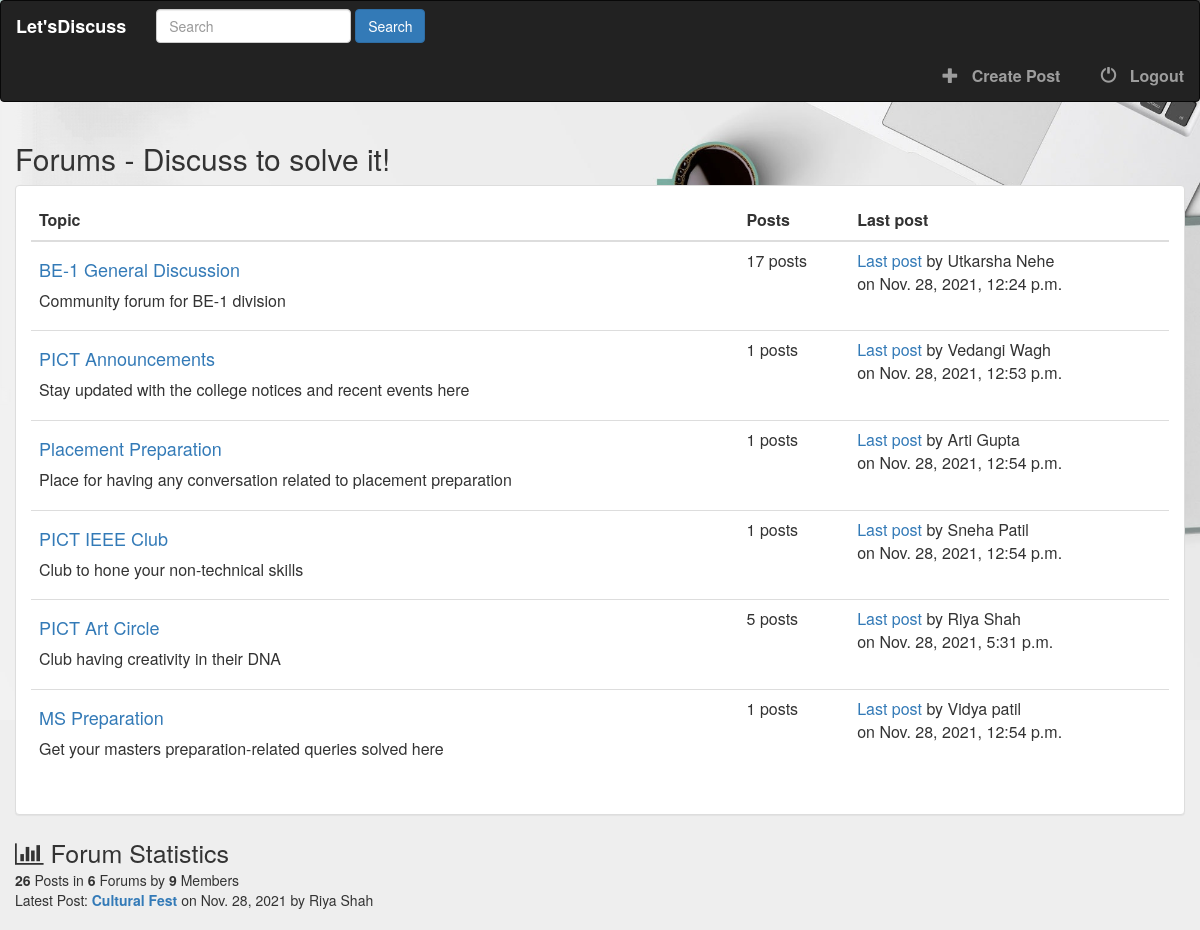
The app's page / (signed in) with its own data.
### online_forum/models.py (models this page shows, shortened)
class Category(models.Model):
    title = models.CharField(max_length=100)
    slug = models.SlugField(max_length=200, unique=True, blank=True)
    description = models.TextField(default="Description")
    class Meta:
        verbose_name_plural = "Categories"
    def get_url(self):
        return reverse("posts", kwargs={
            'slug': self.slug
        })
    @property
    def number_of_posts(self):
        return Post.objects.filter(categories=self).count()
    @property
    def last_post(self):
        return Post.objects.filter(categories=self).latest('timestamp')

class Post(models.Model):
    title = models.CharField(max_length=1000)
    slug = models.SlugField(max_length=1500, unique=True, blank=True)
    author = models.ForeignKey(Author, on_delete=models.CASCADE)
    content = HTMLField()
    categories = models.ManyToManyField(Category)
    timestamp = models.DateTimeField(auto_now_add=True)
    approved = models.BooleanField(default=False)
    hit_count_generic = GenericRelation(HitCount, object_id_field='object_pk',
                                        related_query_name='hit_count_generic_relation')
    tags = TaggableManager()
    comments = models.ManyToManyField(Comment, blank=True)
    closed = models.BooleanField(default=False)
    state = models.CharField(max_length=40, default='zero')
    def get_url(self):
        return reverse("post-detail", kwargs={
            'slug': self.slug
        })

class Author(models.Model):
    user = models.ForeignKey(User, on_delete=models.CASCADE)
    full_name = models.CharField(max_length=255, blank=True)
    slug = models.SlugField(max_length=512, unique=True, blank=True)
    bio = HTMLField()
    points = models.IntegerField(default=0)
    profile_pic = ResizedImageField(size=[50, 80], quality=100, upload_to='authors', default=None, blank=False)

### online_forum/views.py (the view)
# urls.py: path('', views.index, name='index'),
def index(request):
    forums = Category.objects.all()
    number_of_posts = Post.objects.all().count()
    number_of_users = User.objects.all().count()
    number_of_forums = forums.count()
    try:
        last_post = Post.objects.latest("timestamp")
    except:
        last_post = []
    context = {
        'forums': forums,
        'number_of_posts': number_of_posts,
        'number_of_users': number_of_users,
        'number_of_forums': number_of_forums,
        'last_post': last_post,
        'title': 'Forum App'
    }
    return render(request, 'index.html', context)

### online_forum/context_processors.py (called while the page is built, shortened)
def search(request):
    search_context = {}
    posts = Post.objects.all()
    return search_context

### templates/index.html
{% extends 'base.html' %}
{% block content %}
    <div class="container">
        <div class="row">
            {% if forums %}
                <h2>Forums - Discuss to solve it!</h2>
                <div class="panel panel-default">
                    <div class="panel-body">
                        <table class="table">
                            <thead>
                                <tr>
                                    <th>Topic</th>
                                    <th>Posts</th>
                                    <th>Last post</th>
                                </tr>
                            </thead>
                            <tbody>
                            {% for forum in forums %}
                                <tr>
                                    <td>
                                        <h4><a href="{{ forum.get_url }}">{{ forum.title }}</a></h4>
                                        <p>{{ forum.description }}</p>
                                    </td>
                                    <td>
                                        <span>{{ forum.number_of_posts }} posts</span>
                                    </td>
                                    <td>
                                        {% if forum.last_post %}
                                            <a href="{{ forum.last_post.get_url }}">Last post</a>
                                            by {{ forum.last_post.author.full_name }}
                                            <br/>
                                            on {{ forum.last_post.timestamp }}
                                        {% else %}
                                        <p>None</p>
                                        {% endif %}
                                    </td>
                                </tr>
                            {% endfor %}
                            </tbody>
                        </table>
                    </div>
                </div>
            {% else %}
                <h2>No forums found</h2>
            {% endif %}
        </div>
    <div class="row">
        <span style="font-size: 25px;">
            <i class="fa fa-bar-chart"></i>
            Forum Statistics
        </span>
        <div>
            <span>
                <b>{{ number_of_posts }}</b> Posts in
                <b>{{ number_of_forums }}</b> Forums by
                <b>{{ number_of_users }}</b> Members
            </span>
            <br/>
            <span>
                Latest Post:
                <b>
                    <a href="{{ last_post.get_url }}">
                        {{ last_post.title }}
                    </a>
                </b>
                on {{ last_post.timestamp|date }} by {{ last_post.author.full_name|title }}
            </span>
        </div>
    </div>
</div>
<br/>
{% endblock content %}

### static/style.css (style rules this page uses)
body { background: white url('images/bg6.jpg'); background-size: 100%; background-repeat:no-repeat; }
* { margin: 0; padding: 0; -webkit-box-sizing: border-box; -moz-box-sizing: border-box; box-sizing: border-box; }

### records on screen
Category: title "BE-1 General Discussion", description "Community forum for BE-1 division", number_of_posts "17", last_post.author.full_name "Utkarsha Nehe", last_post.timestamp "Nov. 28, 2021, 12:24 p.m."
Category: title "PICT Announcements", description "Stay updated with the college notices and recent events here", number_of_posts "1", last_post.author.full_name "Vedangi Wagh", last_post.timestamp "Nov. 28, 2021, 12:53 p.m."
Category: title "Placement Preparation", description "Place for having any conversation related to placement preparation", number_of_posts "1", last_post.author.full_name "Arti Gupta", last_post.timestamp "Nov. 28, 2021, 12:54 p.m."
Category: title "PICT IEEE Club", description "Club to hone your non-technical skills", number_of_posts "1", last_post.author.full_name "Sneha Patil", last_post.timestamp "Nov. 28, 2021, 12:54 p.m."
Category: title "PICT Art Circle", description "Club having creativity in their DNA", number_of_posts "5", last_post.author.full_name "Riya Shah", last_post.timestamp "Nov. 28, 2021, 5:31 p.m."
Category: title "MS Preparation", description "Get your masters preparation-related queries solved here", number_of_posts "1", last_post.author.full_name "Vidya patil", last_post.timestamp "Nov. 28, 2021, 12:54 p.m."
Post: title "Cultural Fest", timestamp "Nov. 28, 2021", author.full_name "Riya Shah"

### other values on screen
{{ number_of_posts }} "26"
{{ number_of_forums }} "6"
{{ number_of_users }} "9"
